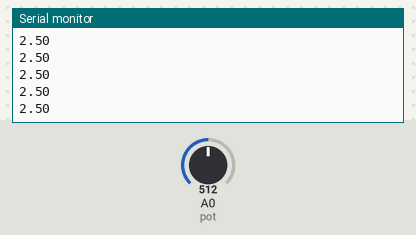
This sketch was run on a simulated Arduino Uno, built with avr-gcc and run on an emulated ATmega328P. Shown: the last lines printed to the serial monitor. Inputs (shaded band) come from the test bench; at power-on: A0 (pot) = 512.

Above: at 1.2 s.
1.3 s: A0 (pot) set to 716
At 2.4 s:
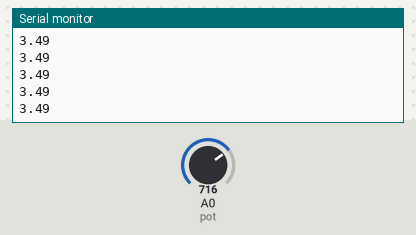
2.8 s: A0 (pot) set to 900
At 3.4 s:
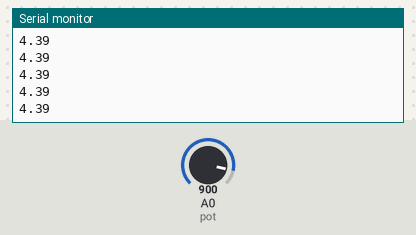
Timing chart, 0 to 5.8 s (numbered marks = the images above; inputs shaded):
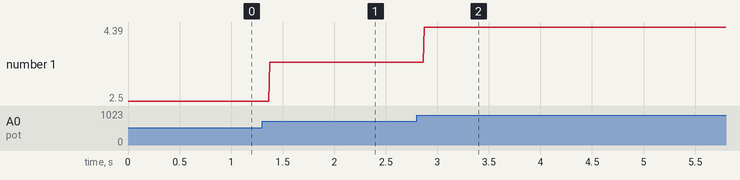

The sketch:

2.Voltmeter.ino
```cpp
int pot = A0; //potentiemeter pin
int value = 0; //potentiemeter Value

void setup() {
  // put your setup code here, to run once:
 Serial.begin(9600);
}

void loop() {
  // put your main code here, to run repeatedly:
  value = analogRead(pot);
  int voltage = map(value,0,1023,0,500);
  float volt = voltage/100.0;
  Serial.println(volt);

}
```

Measured:
- after the input at 1.3 s, the serial monitor: prints a new line after 0.07 s (image 1)
- after the input at 2.8 s, the serial monitor: prints a new line after 0.07 s (image 2)
- plotted number 1: 2.5 → 3.49 after the input at 1.3 s, 3.49 → 4.39 after the input at 2.8 s
